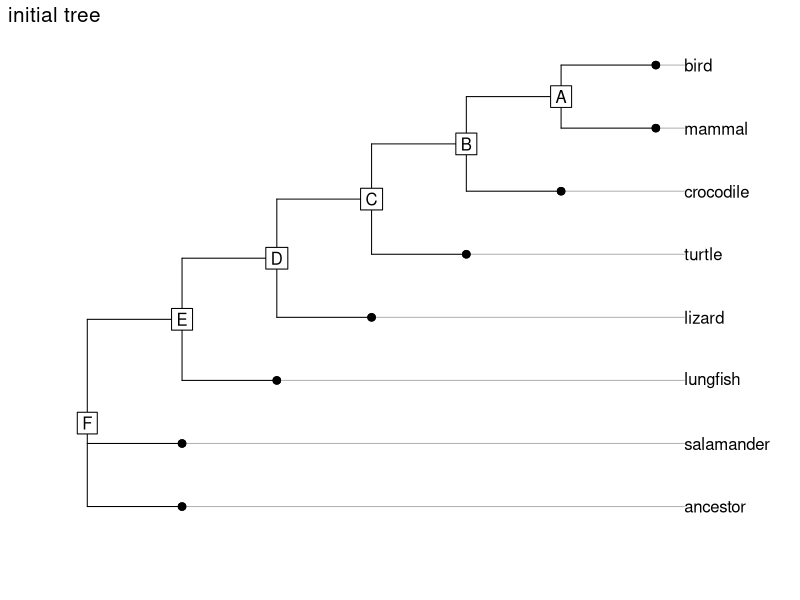
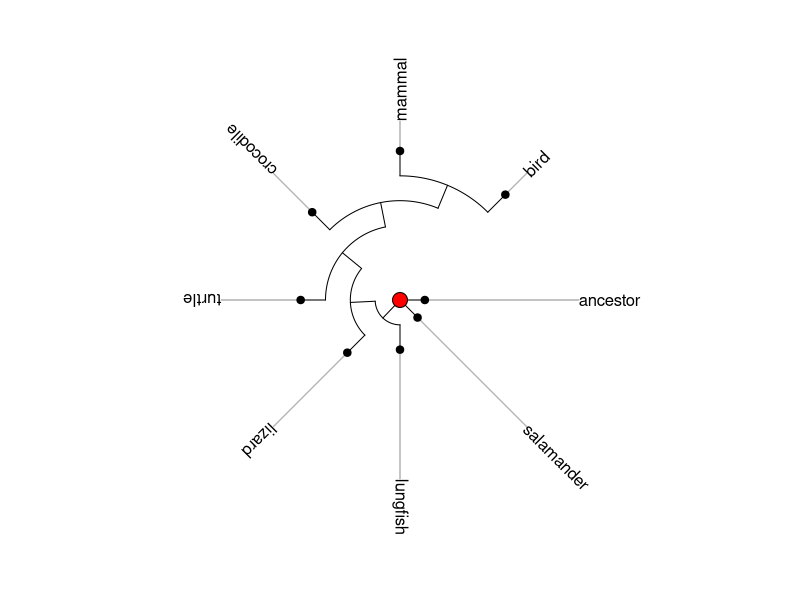
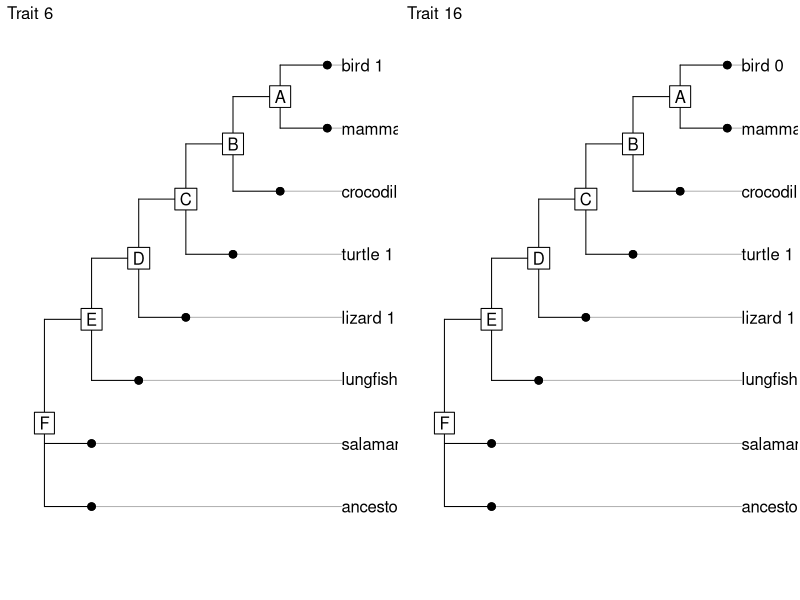
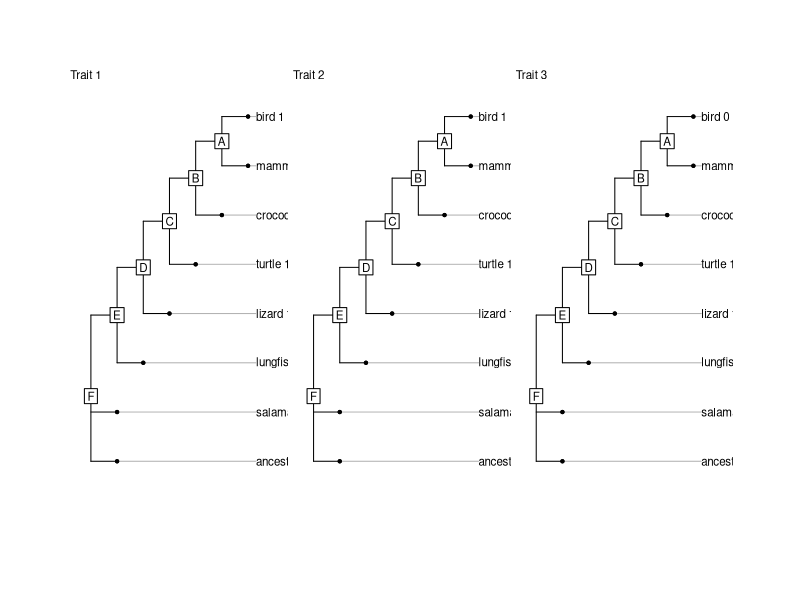
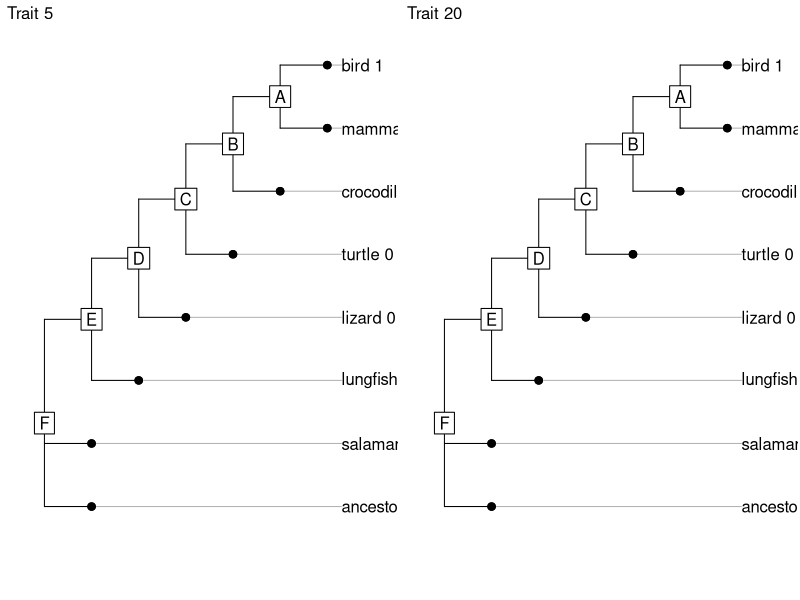

Write the R code that produced these figures, in order.

# _______________________________________________________________
# MAMMALS AND EVOLUTION PRACTICAL 1: PHYLOGENETICS
# _______________________________________________________________
# January 2014
# Chris Faulkes and Steven Le Comber
# _______________________________________________________________

# _______________________________________________________________
# PART TWO: Amniote inter-relationships
# _______________________________________________________________
#
#
# clear workspace and load library
rm(list=ls())
library(ade4)

tree.only<-"((((((bird,mammal)A,crocodile)B,turtle)C,lizard)D,lungfish)E,salamander,ancestor)F;"
tree.trait01<-"((((((bird_1,mammal_1)A,crocodile_1)B,turtle_1)C,lizard_1)D,lungfish_0)E,salamander_0,ancestor_0)F;"
tree.trait02<-"((((((bird_1,mammal_1)A,crocodile_1)B,turtle_1)C,lizard_1)D,lungfish_0)E,salamander_0,ancestor_0)F;"
tree.trait03<-"((((((bird_0,mammal_1)A,crocodile_1)B,turtle_1)C,lizard_1)D,lungfish_0)E,salamander_0,ancestor_0)F;"
tree.trait04<-"((((((bird_1,mammal_1)A,crocodile_0)B,turtle_0)C,lizard_0)D,lungfish_1)E,salamander_0,ancestor_0)F;"
tree.trait05<-"((((((bird_1,mammal_1)A,crocodile_0)B,turtle_0)C,lizard_0)D,lungfish_N)E,salamander_N,ancestor_0)F;"
tree.trait06<-"((((((bird_1,mammal_0)A,crocodile_1)B,turtle_1)C,lizard_1)D,lungfish_1)E,salamander_0,ancestor_0)F;"
tree.trait07<-"((((((bird_N,mammal_1)A,crocodile_1)B,turtle_N)C,lizard_0)D,lungfish_0)E,salamander_0,ancestor_0)F;"
tree.trait08<-"((((((bird_1,mammal_0)A,crocodile_1)B,turtle_0)C,lizard_0)D,lungfish_N)E,salamander_0,ancestor_0)F;"
tree.trait09<-"((((((bird_1,mammal_1)A,crocodile_1)B,turtle_1)C,lizard_0)D,lungfish_0)E,salamander_0,ancestor_0)F;"
tree.trait10<-"((((((bird_1,mammal_2)A,crocodile_0)B,turtle_0)C,lizard_0)D,lungfish_0)E,salamander_0,ancestor_0)F;"
tree.trait11<-"((((((bird_2,mammal_2)A,crocodile_2)B,turtle_2)C,lizard_1)D,lungfish_N)E,salamander_N,ancestor_0)F;"
tree.trait12<-"((((((bird_1,mammal_0)A,crocodile_1)B,turtle_N)C,lizard_0)D,lungfish_0)E,salamander_0,ancestor_0)F;"
tree.trait13<-"((((((bird_N,mammal_0)A,crocodile_1)B,turtle_1)C,lizard_1)D,lungfish_0)E,salamander_0,ancestor_0)F;"
tree.trait14<-"((((((bird_1,mammal_N)A,crocodile_1)B,turtle_0)C,lizard_0)D,lungfish_0)E,salamander_0,ancestor_0)F;"
tree.trait15<-"((((((bird_1,mammal_1)A,crocodile_1)B,turtle_0)C,lizard_0)D,lungfish_0)E,salamander_0,ancestor_0)F;"
tree.trait16<-"((((((bird_0,mammal_0)A,crocodile_1)B,turtle_1)C,lizard_1)D,lungfish_1)E,salamander_0,ancestor_0)F;"
tree.trait17<-"((((((bird_1,mammal_1)A,crocodile_0)B,turtle_1)C,lizard_0)D,lungfish_0)E,salamander_0,ancestor_0)F;"
tree.trait18<-"((((((bird_0,mammal_1)A,crocodile_1)B,turtle_0)C,lizard_0)D,lungfish_0)E,salamander_0,ancestor_0)F;"
tree.trait19<-"((((((bird_0,mammal_1)A,crocodile_1)B,turtle_0)C,lizard_1)D,lungfish_0)E,salamander_1,ancestor_0)F;"
tree.trait20<-"((((((bird_1,mammal_1)A,crocodile_0)B,turtle_0)C,lizard_0)D,lungfish_N)E,salamander_0,ancestor_0)F;"
#
trees<-rbind(tree.trait01,tree.trait02,tree.trait03,tree.trait04,tree.trait05,tree.trait06,tree.trait06,tree.trait08,tree.trait09,tree.trait10,
             tree.trait11,tree.trait12,tree.trait13,tree.trait14,tree.trait15,tree.trait16,tree.trait17,tree.trait18,tree.trait19,tree.trait20)
#
#	Taxon			1	2	3	4	5	6	7	8	9	10	11	12	13	14	15	16	17	18	19	20
#	0	ancestor	0	0	0	0	0	0	0	0	0	0	0	0	0	0	0	0	0	0	0	0
#	1	lungfish	0	0	0	1	N	1	0	N	0	0	N	0	0	0	0	1	0	0	0	N
#	2	salamander	0	0	0	0	N	0	0	0	0	0	N	0	0	0	0	0	0	0	1	0
#	3	lizard		1	1	1	0	0	1	0	0	0	2	1	0	1	0	0	1	0	0	1	0
#	4	turtle		1	1	1	0	0	1	N	0	1	0	2	N	1	0	0	1	1	0	0	0
#	5	crocodile	1	1	1	0	0	1	1	1	1	0	2	1	1	1	1	1	0	1	1	0
#	6	bird		1	1	0	1	1	1	N	1	1	1	2	1	N	1	1	0	1	0	0	1
#	7	mammal		1	1	1	1	1	0	1	0	1	2	2	0	0	N	1	0	1	1	1	1
#
#	0 = not present
#	1 = present or advanced condition present
#	2 = supra-advanced condition
#	N = condition unknown or inapplicable
#
#
# Key to traits
#	1	Cleidoic egg
#	2	Atlas/axis complex
#	3	Hand with five fingers
#	4	Aortic trunk with valves
#	5	High metabolic rate
#	6	Single occipital
#	7	Thecodont teeth
#	8	Single eustachian tube
#	9	Single erect penis
#	10	Epiphyses
#	11	Calcareous egg shells
#	12	Uncinate process on ribs
#	13	Hooked fifth metatarsal
#	14	Mandibular fenestra
#	15	Large premaxilla
#	16	Postorbital
#	17	Median vomer
#	18	Secondary palate
#	19	Teeth marginal
#	20	In-turned femoral head
#
# _______________________________________________________________
# STOP FIRST SET OF COMMANDS HERE
# _______________________________________________________________





# _______________________________________________________________
#	Question 10 Draw the tree
# _______________________________________________________________
par(mfrow=c(1,1),mar=c(1,1,1,1))
cgf.phy <- newick2phylog(tree.only)
plot(cgf.phy, clabel.l = 1, clabel.n = 1, f = 0.8,cleaves=1,cnodes=1,sub="initial tree",possub="topleft")
#
#
#
#
# end question 10 here





# _______________________________________________________________
#	Question 11 Redraw the tree as a radial phylogeny
# _______________________________________________________________
par(mfrow=c(1,1),mar=c(1,1,1,1))
cgf.phy <- newick2phylog(tree.only)
radial.phylog(cgf.phy)
#
#
#
#
# end question 11 here


# _______________________________________________________________
#	Question 12 Compare traits 6 and 16
# _______________________________________________________________
dev.new(width=16, height=4)
par(mfrow=c(1,2),mar=c(1,1,1,1))
type.size=1
cgf.phy <- newick2phylog(trees[6,])
plot(cgf.phy, clabel.l = type.size, clabel.n = type.size, f = 0.8,cleaves=1,cnodes=1,sub="Trait 6",possub="topleft",csub=type.size)
cgf.phy <- newick2phylog(trees[16,])
plot(cgf.phy, clabel.l = type.size, clabel.n = type.size, f = 0.8,cleaves=1,cnodes=1,sub="Trait 16",possub="topleft",csub=type.size)
#
#
#
#
# end question 12 here






# _______________________________________________________________
#	Question 13 Compare traits 1, 2 and 3
# _______________________________________________________________
dev.new(width=16, height=6)
par(mfrow=c(1,3),mar=c(2,2,2,2),oma=c(5,5,5,5))
type.size=1.6
cgf.phy <- newick2phylog(trees[1,])
plot(cgf.phy, clabel.l = type.size, clabel.n = type.size, f = 0.8,cleaves=1,cnodes=1,sub="Trait 1",possub="topleft",csub=type.size)
cgf.phy <- newick2phylog(trees[2,])
plot(cgf.phy, clabel.l = type.size, clabel.n = type.size, f = 0.8,cleaves=1,cnodes=1,sub="Trait 2",possub="topleft",csub=type.size)
cgf.phy <- newick2phylog(trees[3,])
plot(cgf.phy, clabel.l = type.size, clabel.n = type.size, f = 0.8,cleaves=1,cnodes=1,sub="Trait 3",possub="topleft",csub=type.size)
#
#
#
#
# end question 13 here





# _______________________________________________________________
#	Question 14 Compare traits 5 and 20
# _______________________________________________________________
dev.new(width=16, height=4)
par(mfrow=c(1,2),mar=c(1,1,1,1))
type.size=1
cgf.phy <- newick2phylog(trees[5,])
plot(cgf.phy, clabel.l = type.size, clabel.n = type.size, f = 0.8,cleaves=1,cnodes=1,sub="Trait 5",possub="topleft",csub=type.size)
cgf.phy <- newick2phylog(trees[20,])
plot(cgf.phy, clabel.l = type.size, clabel.n = type.size, f = 0.8,cleaves=1,cnodes=1,sub="Trait 20",possub="topleft",csub=type.size)
#
#
#
#
# end question 14 here


# ends
